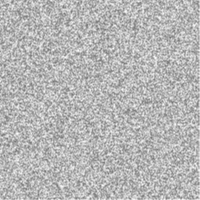
Frame 1 (no input)
Frame 60 (no input): identical to frame 1, image omitted
Frame 120 (the mouse pressed at the canvas centre since frame 60): identical to frame 1, image omitted

The p5.js sketch that drew this single still picture (run headless with seeded random() and noise() and a simulated clock; from frame 60 on, the mouse is pressed at the canvas centre):

// p5.js sketch
// ── sketch.js
// interesting how this is all in setup
let myArray;
function setup() {
	createCanvas(200, 200);
	let cols = width;
	let rows = height;

	// declare 2D array
	myArray = [];

	for (let i = 0; i < cols; i++) {
		myArray[i] = [];
		for (let j = 0; j < rows; j++) {
			myArray[i][j] = int(random(255));
		}
	}

	// Draw points
	for (let i = 0; i < cols; i++) {
		for (let j = 0; j < rows; j++) {
			stroke(myArray[i][j]);
			point(i,j);
		}
	}

}

function draw() {

}
